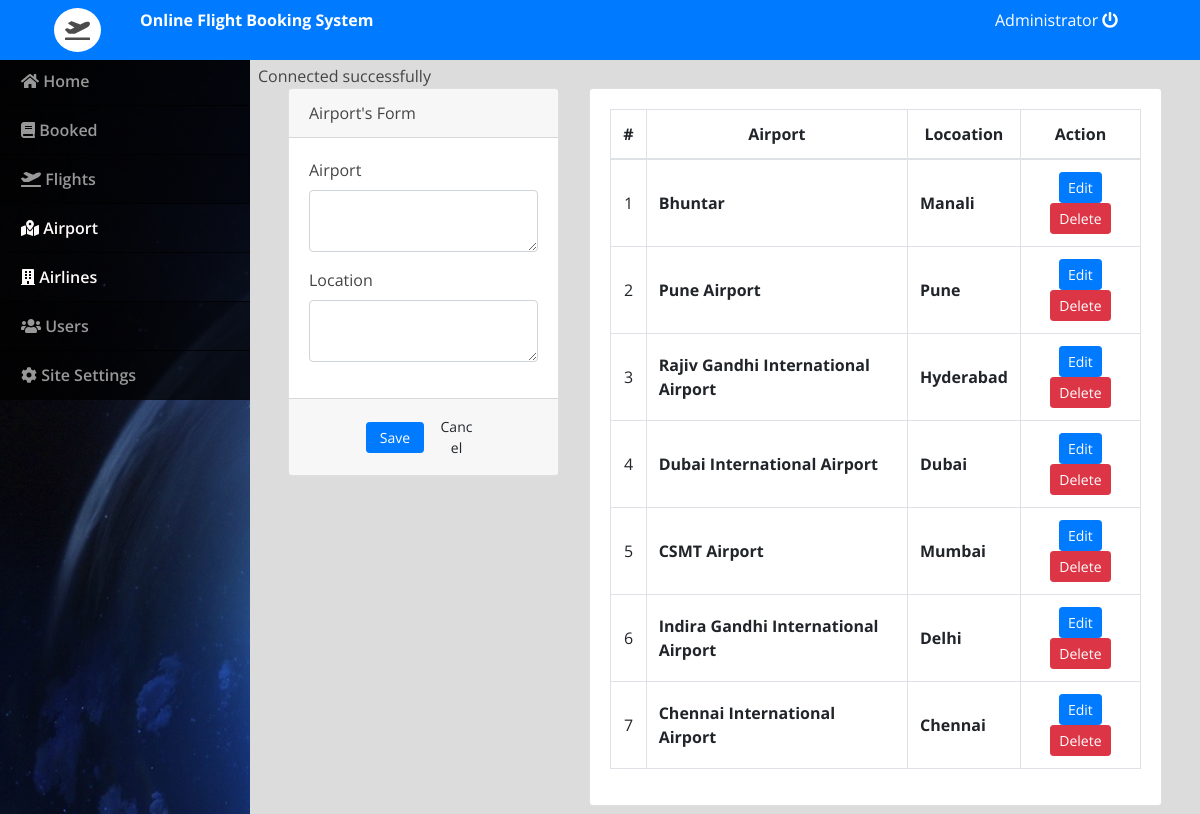
/admin/index.php?page=airport (signed in), run on the app's committed database.
### tables this page shows
CREATE TABLE `airport_list` (
  `id` int(30) NOT NULL,
  `airport` text NOT NULL,
  `location` text NOT NULL
);

### admin/airport.php (the view, shortened to what this page needs)
<?php include('db_connect.php');?>
<div class="container-fluid">
	<div class="col-lg-12">
		<div class="row">
			<div class="col-md-4">
			<form action="" id="manage-airports">
				<div class="card">
					<div class="card-header">
						   Airport's Form
				  	</div>
					<div class="card-body">
							<div class="form-group">
								<label class="control-label">Airport</label>
								<textarea name="airport" id="" cols="30" rows="2" class="form-control"></textarea>
							</div>
							<div class="form-group">
								<label class="control-label">Location</label>
								<textarea name="location" id="" cols="30" rows="2" class="form-control"></textarea>
							</div>
					</div>
					<div class="card-footer">
						<div class="row">
							<div class="col-md-12">
								<button class="btn btn-sm btn-primary col-sm-3 offset-md-3"> Save</button>
								<button class="btn btn-sm btn-default col-sm-3" type="button" onclick="_reset()"> Cancel</button>
							</div>
						</div>
					</div>
				</div>
			</form>
			</div>
			<div class="col-md-8">
				<div class="card">
					<div class="card-body">
						<table class="table table-bordered table-hover">
							<thead>
								<tr>
									<th class="text-center">#</th>
									<th class="text-center">Airport</th>
									<th class="text-center">Locoation</th>
									<th class="text-center">Action</th>
								</tr>
							</thead>
							<tbody>
								<?php
								$i = 1;
								$cats = $conn->query("SELECT * FROM airport_list order by id asc");
								while($row=$cats->fetch_assoc()):
								?>
								<tr>
									<td class="text-center"><?php echo $i++ ?></td>
									<td class="">
										 <b><?php echo $row['airport'] ?></b>
									</td>
									<td class="">
										 <b><?php echo $row['location'] ?></b>
									</td>
									<td class="text-center">
										<button class="btn btn-sm btn-primary edit_airline" type="button" data-id="<?php echo $row['id'] ?>" data-airport="<?php echo $row['airport'] ?>" data-location="<?php echo $row['location'] ?>" >Edit</button>
										<button class="btn btn-sm btn-danger delete_airline" type="button" data-id="<?php echo $row['id'] ?>">Delete</button>
									</td>
								</tr>
								<?php endwhile; ?>
							</tbody>
						</table>
					</div>
				</div>
			</div>
		</div>
	</div>
</div>

### admin/assets/css/style.css (style rules this page uses)
body { font-family: "Open Sans", sans-serif; color: #444444; width: 100%; height: calc(100%); }

### admin/index.php (style rules this page uses)
body { background: #80808045; }

### admin/airport.php (style rules this page uses)
td { vertical-align: middle !important; }

### data on the page
airport_list: airport "Bhuntar", location "Manali"
airport_list: airport "Pune Airport", location "Pune"
airport_list: airport "Rajiv Gandhi International Airport", location "Hyderabad"
airport_list: airport "Dubai International Airport", location "Dubai"
airport_list: airport "CSMT Airport", location "Mumbai"
airport_list: airport "Indira Gandhi International Airport", location "Delhi"
airport_list: airport "Chennai International Airport", location "Chennai"

### other printed values
$_SESSION['login_name'] "Administrator"
